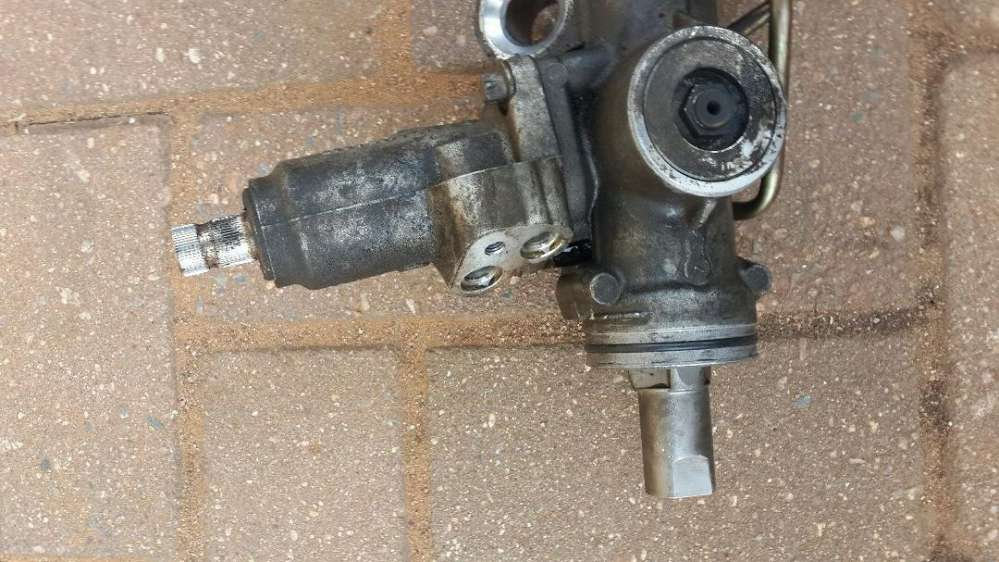
#> input picture few_images/29017_1.png, 999 x 562 px
$ python batch.py --input_dir few_images --save_path out.png   (older library calls are emulated)
#> lines starting #> are read from the running program, lines starting #| are printed output that depends on the picture
### blur_detection/detection.py
#!/usr/bin/env python
# -*- coding: utf-8 -*-
import logging

import cv2
import numpy as np

from skimage.color import rgb2gray
from skimage.util.dtype import dtype_range, dtype_limits
from skimage._shared.utils import warn

import pdb


def fix_image_size(image, expected_pixels=2E6):
    ratio = float(expected_pixels) / float(image.shape[0] * image.shape[1])
    return cv2.resize(image, (0, 0), fx=ratio, fy=ratio)


def estimate_blur(image, threshold=100):
    if image.ndim == 3:
        image = cv2.cvtColor(image, cv2.COLOR_BGR2GRAY)

    blur_map = cv2.Laplacian(image, cv2.CV_64F)
    score = np.var(blur_map)
    return blur_map, score, bool(score < threshold)


# [4 lines left out: function pretty_blur_map, not called in this run]


def check_contrast(image, fraction_threshold=0.20, lower_percentile=1,
                    upper_percentile=99, method='linear'):
    """Detemine if an image is low contrast.
    Parameters
    ----------
    image : array-like
        The image under test.
    fraction_threshold : float, optional
        The low contrast fraction threshold. An image is considered low-
        contrast when its range of brightness spans less than this
        fraction of its data type's full range. [1]_
    lower_percentile : float, optional
        Disregard values below this percentile when computing image contrast.
    upper_percentile : float, optional
        Disregard values above this percentile when computing image contrast.
    method : str, optional
        The contrast determination method.  Right now the only available
        option is "linear".
    Returns
    -------
    out : bool
        True when the image is determined to be low contrast.
    References
    ----------
    .. [1] http://scikit-image.org/docs/dev/user_guide/data_types.html
    Examples
    --------
    >>> image = np.linspace(0, 0.04, 100)
    >>> is_low_contrast(image)
    True
    >>> image[-1] = 1
    >>> is_low_contrast(image)
    True
    >>> is_low_contrast(image, upper_percentile=100)
    False
    """

    image = np.asanyarray(image)
    if image.ndim == 3 and image.shape[2] in [3, 4]:
        image = rgb2gray(image)


    dlimits = dtype_limits(image, clip_negative=False)
    limits = np.percentile(image, [lower_percentile, upper_percentile])
    ratio = (limits[1] - limits[0]) / (dlimits[1] - dlimits[0])

    return ratio, ratio < fraction_threshold

### batch.py
#!/usr/bin/env python
# -*- coding: utf-8 -*-

import argparse
import glob
import json
import logging
import os

import cv2
import matplotlib.pyplot as plt
import numpy as np

from blur_detection.detection import (check_contrast, estimate_blur,
                                      fix_image_size)


def find_images(input_dir):
    extensions = [".jpg", ".png", ".jpeg"]

    for root, dirs, files in os.walk(input_dir):
        for file in files:
            if os.path.splitext(file)[1].lower() in extensions:
                yield os.path.join(root, file)


if __name__ == '__main__':
    parser = argparse.ArgumentParser(description='run blur detection on a single image')
    parser.add_argument('-i', '--input_dir', dest="input_dir", type=str, required=True, help="directory of images")
    parser.add_argument('-s', '--save_path', dest='save_path', type=str, required=True, help="path to save output")
    # parameters
    parser.add_argument("-t", "--threshold", dest='threshold', type=float, default=5.0, help="blurry threshold")
    parser.add_argument("-f", "--fix_size", dest="fix_size", help="fix the image size", action="store_true")
    # options
    parser.add_argument("-v", "--verbose", dest='verbose', help='set logging level to debug', action="store_true")
    parser.add_argument("-d", "--display", dest='display', help='display images', action="store_true")

    args = parser.parse_args()

    if args.verbose:
        logging.basicConfig(level=logging.DEBUG)
    else:
        logging.basicConfig(level=logging.INFO)

    results = []

    count_total_images = 0
    count_blurry_images = 0
    count_low_contrast_images = 0
    for input_path in find_images(args.input_dir):
        try:
            logging.info("processing {0}".format(input_path))
            input_image = cv2.imread(input_path)
#> input_image is the input picture: shape (562, 999, 3); mean B, G, R 126.2, 140.4, 154.9

            count_total_images = count_total_images + 1

            if args.fix_size:
                input_image = fix_image_size(input_image)

            blur_map, score, is_blurry = estimate_blur(input_image, threshold=args.threshold)
#> in estimate_blur, `image = cv2.cvtColor(image, cv2.COLOR_BGR2GRAY)`:
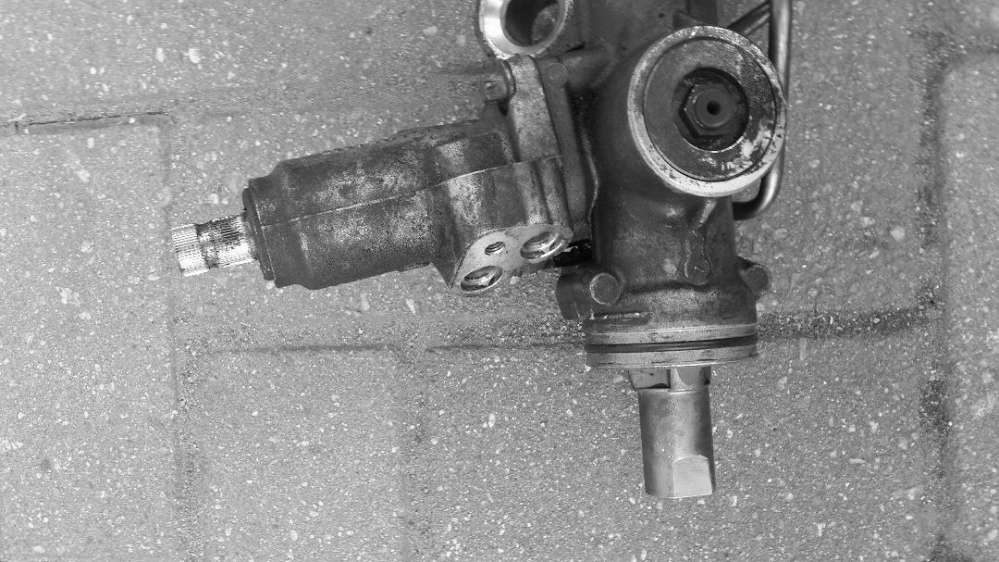
#> image: shape (562, 999); min 0, max 255, mean 143.1
#> in estimate_blur, `blur_map = cv2.Laplacian(image, cv2.CV_64F)`:
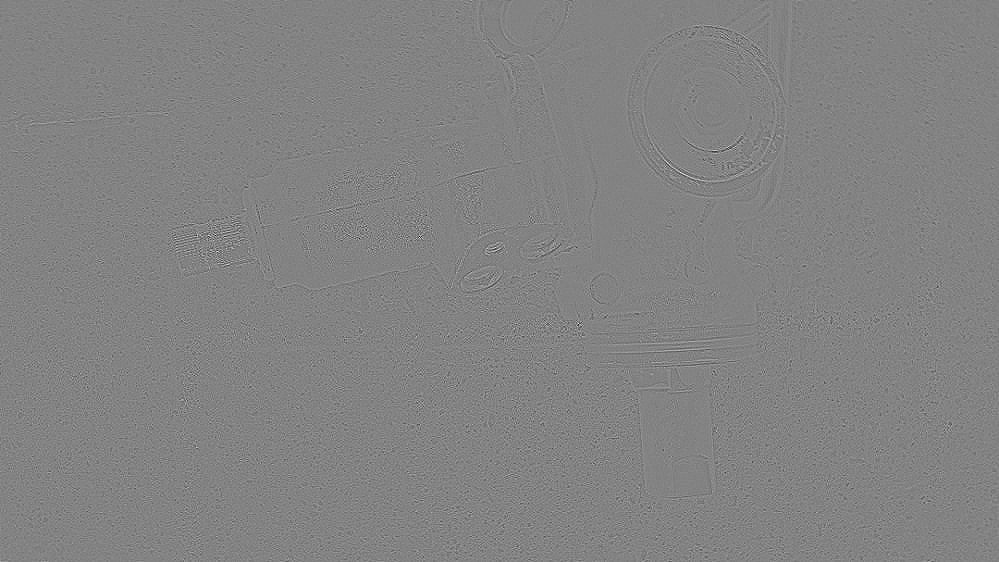
#> blur_map: shape (562, 999) float64; min -439, max 416, mean 0; drawn with min black and max white
#> in estimate_blur, `score = np.var(blur_map)`: score = 800.9
#> score = 800.9; is_blurry = False
            if is_blurry:
               count_blurry_images = count_blurry_images + 1

            contrast_ratio, is_low_contrast = check_contrast(input_image)
#> in check_contrast, `dlimits = dtype_limits(image, clip_negative=False)`: dlimits = (-1, 1)
#> in check_contrast, `limits = np.percentile(image, [lower_percentile, upper_percentile])`: limits = [0.131, 0.853]
#> in check_contrast, `ratio = (limits[1] - limits[0]) / (dlimits[1] - dlimits[0])`: ratio = 0.361
#> contrast_ratio = 0.361; is_low_contrast = False
            is_low_contrast = bool(is_low_contrast)
            if is_low_contrast:
               count_low_contrast_images = count_low_contrast_images + 1

            logging.info("input_path: {0}, clearness_score: {1}, blurry: {2}, contrast_score: {3}, low_contrast: {4}".format(input_path, score, is_blurry, contrast_ratio, is_low_contrast))
            results.append({"input_path": input_path, "clearness_score": score, "blurry": is_blurry, "contrast_score": contrast_ratio, "low_contrast": is_low_contrast})

            if args.display:
                cv2.imshow("input", input_image)
                cv2.imshow("result", pretty_blur_map(blur_map))
                cv2.waitKey(0)
        except Exception as e:
            print(e)
            pass
#> pass 2 of the loop `for input_path in find_images(args.input_dir):`:
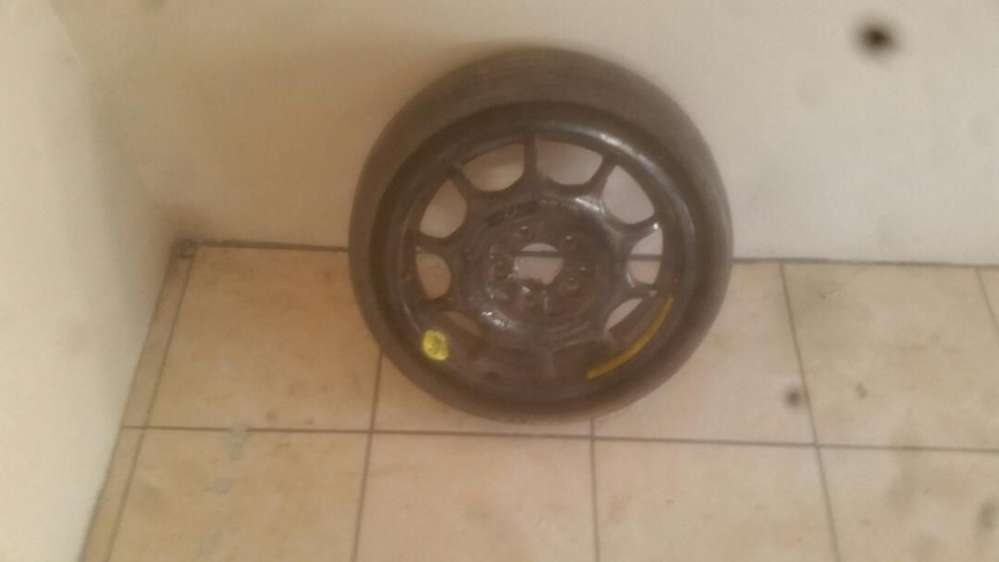
#> input picture few_images/32947_0.png, 999 x 562 px
#> input_image is the input picture: shape (562, 999, 3); mean B, G, R 119.2, 143.8, 164.7
#> in estimate_blur (call 2), `image = cv2.cvtColor(image, cv2.COLOR_BGR2GRAY)`:
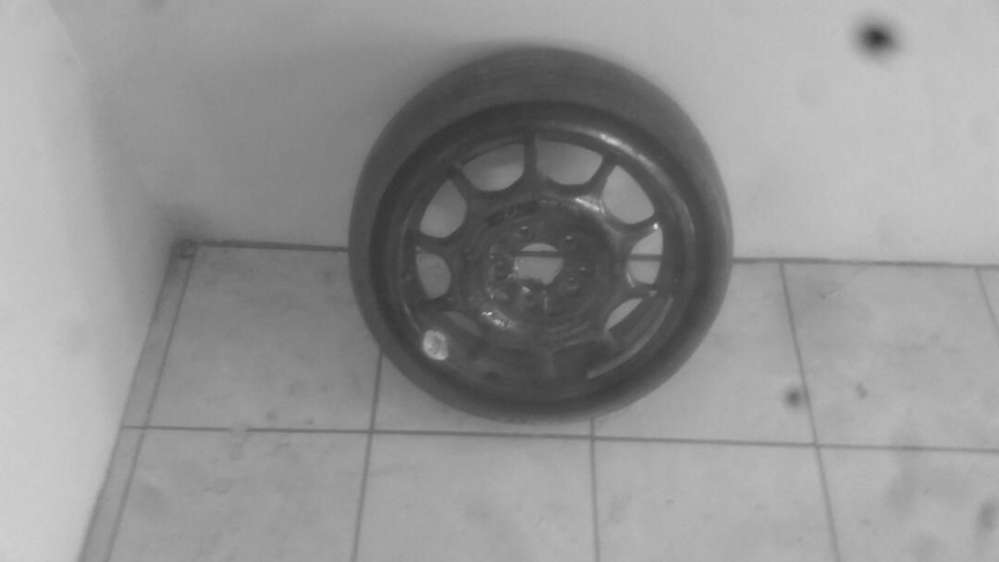
#> image: shape (562, 999); min 50, max 225, mean 147.2
#> in estimate_blur (call 2), `blur_map = cv2.Laplacian(image, cv2.CV_64F)`:
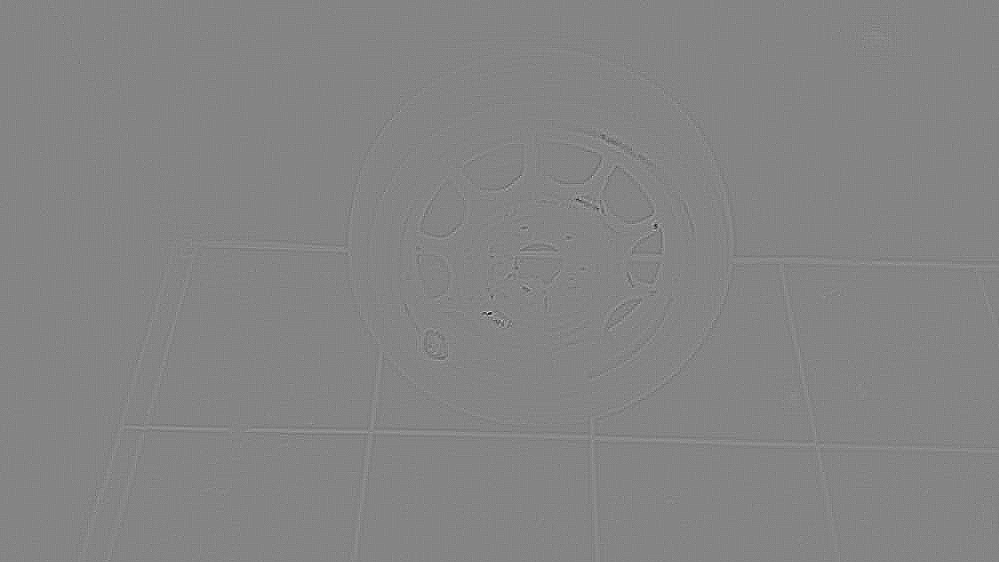
#> blur_map: shape (562, 999) float64; min -100, max 92, mean 0; drawn with min black and max white
#> in estimate_blur (call 2), `score = np.var(blur_map)`: score = 6.64
#> contrast_ratio = 0.274

    logging.info("writing results to {0}".format(args.save_path))
    blurry_ratio = count_blurry_images / count_total_images
    low_contrast_ratio = count_low_contrast_images / count_total_images

    print ('blurry_ratio:', blurry_ratio)
    print ('low_contrast_ratio:', low_contrast_ratio)
    results.append({"blurry_ratio": blurry_ratio, "low_contrast_ratio": low_contrast_ratio})


    labels = 'Blurry', 'Non blurry'
    sizes = [count_blurry_images, count_total_images-count_blurry_images]
    colors = ['yellowgreen', 'gold']
    plt.pie(sizes, labels=labels, colors=colors,
    autopct='%1.1f%%', shadow=True, startangle=140)
    plt.axis('equal')
    plt.savefig('bluriness_pie.png')
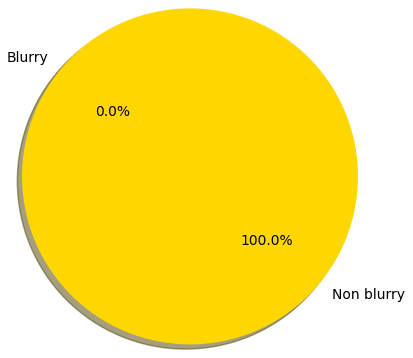
#> figure drawn by matplotlib, 1 panel
    plt.clf()

    labels = 'Low contrast', 'OK contrast'
    sizes = [count_low_contrast_images, count_total_images-count_low_contrast_images]
    colors = ['lightcoral', 'lightskyblue']
    plt.pie(sizes, labels=labels, colors=colors,
    autopct='%1.1f%%', shadow=True, startangle=140)
    plt.axis('equal')
    plt.savefig('contrast_pie.png')
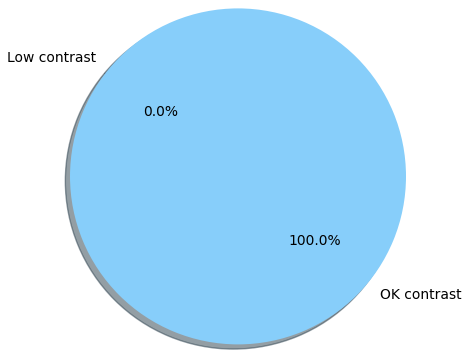
#> figure drawn by matplotlib, 1 panel

#> (the run stopped early here; a loop or call above may not have finished)
